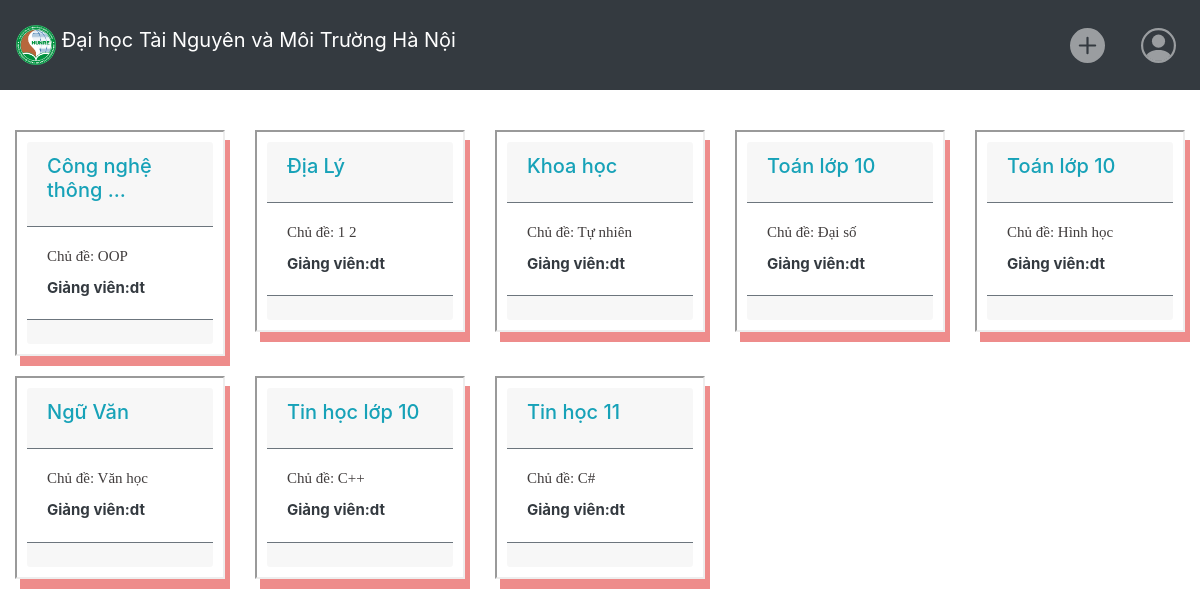
The page /main_page/TrangNguoiDung.php?userid=16 (signed in) on the database its author committed.
### tables this page shows
CREATE TABLE `class_list` (
  `class_id` int(11) DEFAULT NULL,
  `user_id` int(11) DEFAULT NULL,
  `lecturer` varchar(255) DEFAULT NULL
);

CREATE TABLE `classes` (
  `id` int(11) NOT NULL,
  `class_name` varchar(120) NOT NULL,
  `class_title` varchar(120) DEFAULT NULL,
  `class_code` varchar(6) NOT NULL,
  `lecturer` varchar(255) DEFAULT NULL
);

### main_page/TrangNguoiDung.php (the view, shortened to what this page needs)
<?php
if (isset($_SESSION["email"]) && !empty($_SESSION["email"])) {
    ?>
    <!DOCTYPE html>
    <html lang="en">
    <head>
        <link rel="stylesheet" href="https://maxcdn.bootstrapcdn.com/bootstrap/4.5.2/css/bootstrap.min.css">
        <link rel="stylesheet" href="./css/style_request2.css">
        <link rel="stylesheet" href="./css/dropdownAccount.css">
        <link rel="stylesheet" href="./css/post.css">
        <link rel="stylesheet" href="./css/TrangThamGiaLopHoc.css">
    </head>
    <body>
        <nav class="navbar navbar-expand-sm navbar-dark bg-dark">
            <a class="navbar-brand" href="#">
                <img src="./image/HUNRE_Logo.png" width="40" height="40" class="d-inline-block align-top" alt="">
                Đại học Tài Nguyên và Môi Trường Hà Nội
            </a>
            <ul class="navbar-nav ml-auto">
                <li class="nav-item dropdown">
                    <a class="nav-link Join" href="#" data-toggle="dropdown" aria-haspopup="true" aria-expanded="false"
                        data-toggle="tooltip" title="Tạo hoặc tham gia vào lớp học"><svg width="1em" height="1em"
                            viewBox="0 0 16 16" class="bi bi-plus-circle-fill" fill="currentColor"
                            xmlns="http://www.w3.org/2000/svg">
                            <path fill-rule="evenodd"
                                d="M16 8A8 8 0 1 1 0 8a8 8 0 0 1 16 0zM8.5 4.5a.5.5 0 0 0-1 0v3h-3a.5.5 0 0 0 0 1h3v3a.5.5 0 0 0 1 0v-3h3a.5.5 0 0 0 0-1h-3v-3z" />
                        </svg></a>
                </li>
            </ul>
            <ul class="navbar-nav">
                <li class="nav-item dropdown">
                    <a class="nav-link avatar " data-toggle="dropdown" aria-haspopup="true" aria-expanded="false">
                    </a>
                            <?php
                            require ("connect.php");
                            $user_id = $_GET['userid'];
                            ?>
                </li>
            </ul>
        </nav>
        <div class="container-fluid">
            <div class="content">
                <div class="row">
                    <?php
                    $get_classid = "SELECT `class_id` FROM `class_list` WHERE `class_list`.`user_id` = $user_id;";
                    $result = $connection->query($get_classid);
                    while ($row = $result->fetch_assoc()) {
                        ?>
                        <div class="col-xl-5item col-4item col-3item col-sm-6 cel">
                            <div class="ccard cardColor_shadow">
                                <div class="card-header border-secondary">
                                    <h4 class="card-title">
                                        <a href="Trangmonhoc.php?id=<?php echo $row['class_id']; ?>&&userid=<?php $user_id = $_GET['userid'];
                                           echo $user_id; ?>">
                                            <h5 class="card-title text-info">
                                                <?php
                                                $sql = "SELECT * from `classes` where `id` = $row[class_id];";
                                                $result1 = mysqli_query($connection, $sql) or die(mysqli_error($connection));
                                                $row1 = mysqli_fetch_array($result1);
                                                if (strlen($row1["class_name"]) >= 20) {
                                                    echo mb_substr($row1["class_name"], 0, 15, 'UTF-8') . " ... ";
                                                } else {
                                                    echo $row1["class_name"];
                                                }
                                                ?>
                                            </h5>
                                        </a>
                                    </h4>
                                </div>
                                <div class="card-body">
                                    <h5 class="card-title p1" style="font-size:15px">Chủ đề: <?php echo $row1["class_title"] ?>
                                    </h5>
                                    <p class="card-text text-dark " style="font-size:15px">
                                        <b>Giảng viên:<?php echo $row1["lecturer"]; ?></b>
                                    </p>
                                </div>
                                <div class="card-footer border-secondary">
                                </div>
                            </div>
                        </div>
                        <?php
                    }
                    ?>
                </div>
            </div>
        </div>
    </body>
    </html>
    <?php
} else {
    header("Location: ../sign_up_in/Login.php");
}

### main_page/css/style_request2.css (style rules this page uses)
.avatar { font-size: 35px; margin-bottom: 5px; }
.Join { font-size: 35px; margin-right: 20px; color:rgb(255, 255, 255); margin-bottom: 5px; }
.container-fluid { margin-top: 20px; }
.cel { margin-top: 20px; }

### main_page/css/post.css (style rules this page uses)
.p1 { font-family: "Times New Roman", Times, serif; font-size:15px; }
.cardColor_shadow { border: 2px inset; padding: 10px; box-shadow: 5px 10px #EE8C8B; }

### main_page/css/TrangThamGiaLopHoc.css (style rules this page uses)
h5 { color:rgb(65, 61, 61); }

### main_page/TrangNguoiDung.php (style rules this page uses)
@media screen and (min-width:768px) { .col-3item { -ms-flex: 0 0 33.3%; flex: 0 0 33.3%; max-width: 33.3%; } }
@media screen and (min-width:992px) { .col-4item { -ms-flex: 0 0 25%; flex: 0 0 25%; max-width: 25%; } }
@media screen and (min-width:1200px) { .col-xl-5item { -ms-flex: 0 0 20%; flex: 0 0 20%; max-width: 20%; } }

### rows shown on the page
class_list: class.class_name "Công nghệ thông", class.class_title "OOP", class.lecturer "dt"
class_list: class.class_name "Địa Lý", class.class_title "1 2", class.lecturer "dt"
class_list: class.class_name "Khoa học", class.class_title "Tự nhiên", class.lecturer "dt"
class_list: class.class_name "Toán lớp 10", class.class_title "Đại số", class.lecturer "dt"
class_list: class.class_name "Toán lớp 10", class.class_title "Hình học", class.lecturer "dt"
class_list: class.class_name "Ngữ Văn", class.class_title "Văn học", class.lecturer "dt"
class_list: class.class_name "Tin học lớp 10", class.class_title "C++", class.lecturer "dt"
class_list: class.class_name "Tin học 11", class.class_title "C#", class.lecturer "dt"
